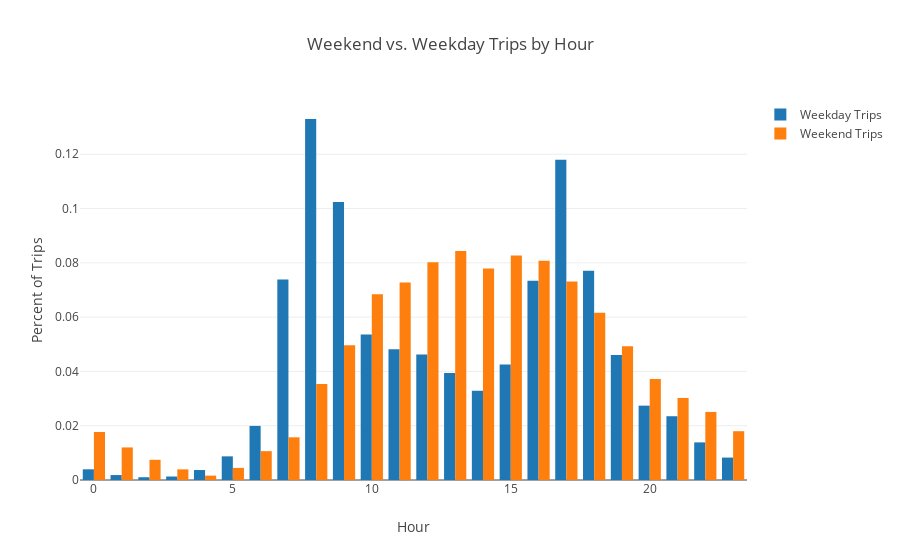

The notebook cell saved with this chart:
### Code cell
# get number of trips by hour of day

weekday = numtrips_weekday['weekday'] == 1
weekend = numtrips_weekday['weekday'] == 0

trace1 = go.Bar(
    x = numtrips_weekday.loc[weekday, 'start_hour'].tolist(),
    y = numtrips_weekday.loc[weekday, 'percentTrips'].tolist(), 
    name='Weekday Trips'
)

trace2 = go.Bar(
    x = numtrips_weekday.loc[weekend, 'start_hour'].tolist(),
    y = numtrips_weekday.loc[weekend, 'percentTrips'].tolist(), 
    name='Weekend Trips'
)

data = [trace1, trace2]

layout = go.Layout(barmode='group', 
                  title='Weekend vs. Weekday Trips by Hour',
                  xaxis=dict(title='Hour'), 
                  yaxis=dict(title='Percent of Trips'))

fig = go.Figure(data=data, layout=layout)

iplot(fig)

### Figure 1 — Plotly figure (JSON) as saved in the notebook; plotly's stock layout.template omitted (floating-point values rounded to 4 significant figures)
{"data": [{"name": "Weekday Trips", "type": "bar", "x": [0, 1, 2, 3, 4, 5, 6, 7, 8, 9, 10, 11, 12, 13, 14, 15, 16, 17, 18, 19, 20, 21, 22, 23], "y": [0.003936, 0.001821, 0.001026, 0.00128, 0.003674, 0.008707, 0.01992, 0.07388, 0.133, 0.1024, 0.05356, 0.04817, 0.04619, 0.03943, 0.03288, 0.04257, 0.0734, 0.118, 0.07709, 0.04608, 0.02739, 0.02349, 0.01385, 0.008262]}, {"name": "Weekend Trips", "type": "bar", "x": [0, 1, 2, 3, 4, 5, 6, 7, 8, 9, 10, 11, 12, 13, 14, 15, 16, 17, 18, 19, 20, 21, 22, 23], "y": [0.01768, 0.012, 0.007446, 0.003919, 0.001616, 0.004458, 0.01063, 0.01572, 0.03532, 0.04967, 0.06838, 0.07279, 0.08024, 0.08435, 0.07788, 0.08268, 0.08077, 0.07308, 0.06157, 0.04928, 0.03723, 0.03022, 0.02508, 0.01798]}], "layout": {"barmode": "group", "title": "Weekend vs. Weekday Trips by Hour", "xaxis": {"title": "Hour"}, "yaxis": {"title": "Percent of Trips"}}}
